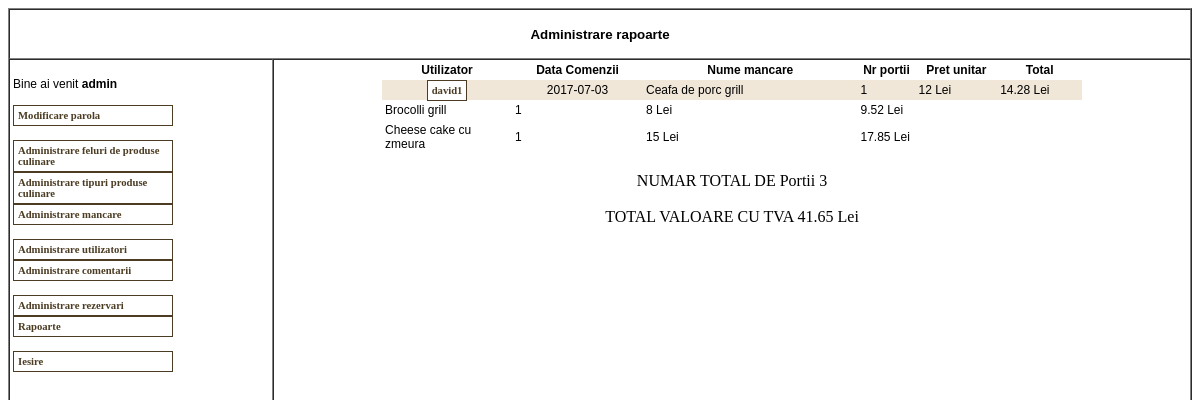
/admin/rapoarte.php (signed in), run on the app's committed database.
### tables this page shows
CREATE TABLE `tcomenzi` (
  `fIdComanda` int(11) UNSIGNED NOT NULL,
  `fIdUtilizator` int(11) UNSIGNED NOT NULL DEFAULT '0',
  `fIdCupon` int(11) DEFAULT NULL,
  `fNumeCumparator` varchar(100) DEFAULT NULL,
  `fEmailCumparator` varchar(100) DEFAULT NULL,
  `fAdresaCumparator` text,
  `fDataComanda` date DEFAULT NULL
);

CREATE TABLE `tutilizatori` (
  `fIdUtilizator` int(11) UNSIGNED NOT NULL,
  `fNumeUtilizator` varchar(32) NOT NULL DEFAULT '',
  `fParola` varchar(32) NOT NULL DEFAULT '',
  `fEmail` varchar(150) NOT NULL DEFAULT '',
  `fAdresa` text,
  `fDataInregistrare` date DEFAULT NULL
);

CREATE TABLE `tprodusecomenzi` (
  `fIdArticol` int(11) UNSIGNED NOT NULL,
  `fIdComanda` int(11) DEFAULT NULL,
  `fIdProdus` int(11) DEFAULT NULL,
  `fCantitate` int(11) DEFAULT NULL
);

CREATE TABLE `tproduse` (
  `fIdProdus` int(11) UNSIGNED NOT NULL,
  `fIdSubcategorie` int(11) UNSIGNED NOT NULL DEFAULT '0',
  `fNumeProdus` varchar(255) NOT NULL DEFAULT '',
  `fCodProdus` varchar(50) DEFAULT NULL,
  `fImagine` varchar(100) DEFAULT NULL,
  `fDescriere` varchar(255) DEFAULT NULL,
  `fPret` varchar(50) NOT NULL DEFAULT '0'
);

### admin/rapoarte.php (the view, shortened to what this page needs)
<?php
	include_once("../include/adminfunctions.inc.php");
?>
<html>
	<head>
		<link rel="stylesheet" href="../css/admin.css" type="text/css">
	</head>
	<body>
		<table cellpadding="0" cellspacing="0" border="1" width="100%" height="100%">
			<tr style="height: 50px; width: 100%;">
				<td colspan="2" style="font-weight: bold; text-align: center; height: 50px; width: 100%; font-family: Tahoma, Verdana, Arial; font-size: 10pt;"> Administrare rapoarte</td>
			</tr>
			<tr>
				<td style="width: 200px;" valign="top">
				</td>
				<td style="width: 700px;" valign="top" align="center">
					<?php
						$strSQL = "SELECT tcomenzi.*, tutilizatori.fNumeUtilizator FROM tcomenzi, tutilizatori WHERE tcomenzi.fIdUtilizator=tutilizatori.fIdUtilizator";
						$result = mysql_query($strSQL);
						echo "<table cellpadding=\"3\" cellspacing=\"0\" border=\"0\" width=\"700\" class=\"modelspecs\">\n";
						$intCount = 0;
$intnrbilete = 0;
$inttotal = 0;
						echo "<tr align=\"center\" style=\"font-weight: bold;\">";
						echo "<td width=\"50\">Utilizator</td>";
						echo "<td width=\"50\">Data Comenzii</td>";
						echo "<td width=\"375\">Nume mancare</td>";
						echo "<td width=\"75\">Nr portii</td>";
echo "<td width=\"120\">Pret unitar</td>";
						echo "<td width=\"130\">Total</td>";
						echo "</tr>";
						while ($row = mysql_fetch_array($result)) {
							$intIdComanda = $row['fIdComanda'];
							$intIdUtilizator = $row['fIdUtilizator'];
							$strNumeUtilizator = $row['fNumeUtilizator'];
							$strDataComanda = $row['fDataComanda'];
							if ($intCount % 2 == 0) {
								echo "<tr bgcolor=\"#F0E7D8\">";
							} else {
								echo "<tr bgcolor=\"#E2D2B8\">";
							}
							echo "<td align=\"center\" width=\"200\"><a target=\"_blank\" class=\"genLinkReverse\" href=\"detaliiutilizator.php?intIdUtilizator=$intIdUtilizator\">$strNumeUtilizator</a></td>\n";
							echo "<td align=\"center\" width=\"200\">$strDataComanda</td>\n";
							$strSQL1 = "SELECT tprodusecomenzi.*, tproduse.fNumeProdus, tproduse.fPret FROM tprodusecomenzi, tproduse WHERE tprodusecomenzi.fIdProdus=tproduse.fIdProdus AND tprodusecomenzi.fIdComanda=$intIdComanda";
							$result1 = mysql_query($strSQL1);
							$itemsno = mysql_num_rows($result1);
							if ($itemsno > 0) {
								$intTotalCos = 0;
								while ($row = mysql_fetch_array($result1)) {
									$strNumeProdus = $row['fNumeProdus'];
									$intCantitate = $row['fCantitate'];
										$intPret = $row['fPret'];
									$intTotalProdus = ($intPret * 1.19) * $intCantitate;
								$intnrbilete=$intnrbilete+$intCantitate;
									echo "<td style=\"text-align: left;\">$strNumeProdus</td>\n";
									echo "<td>$intCantitate</td>\n";
									echo "<td>$intPret Lei</td>\n";
									echo "<td>$intTotalProdus Lei</td>\n";
									echo "</tr>\n";
									$intTotalCos = $intTotalCos + $intTotalProdus;	$inttotal = $inttotal+$intTotalProdus;
								}
							}
							$intCount++;
						}
echo "</table>\n";
echo "<br>";
echo "NUMAR TOTAL DE Portii   ";
echo  $intnrbilete;
echo "<br>";echo "<br>";
echo "TOTAL VALOARE CU TVA $inttotal  Lei   ";
					?>
	</body>
</html>

### css/admin.css (style rules this page uses)
.modelspecs { font-family: Tahoma, Verdana, Arial; font-size: 9pt; color: #000000; }
a.genLinkReverse { text-decoration: none; font-family: Tahoma, Verdana; font-size: 8pt; color: #4B3C23; background-color: #FFFFFF; font-weight: bold; padding: 4px; border: 1px solid #4B3C23; }

### data on the page
tcomenzi: tutilizatori.fNumeUtilizator "david1", fDataComanda "2017-07-03"
tprodusecomenzi: tproduse.fNumeProdus "Ceafa de porc grill", fCantitate "1", tproduse.fPret "12", fCantitate.fPret "14.28"
tprodusecomenzi: tproduse.fNumeProdus "Brocolli grill", fCantitate "1", tproduse.fPret "8", fCantitate.fPret "9.52"
tprodusecomenzi: tproduse.fNumeProdus "Cheese cake cu zmeura", fCantitate "1", tproduse.fPret "15", fCantitate.fPret "17.85"

### other printed values
$strUsername "admin"
$intnrbilete "3"
$inttotal "41.65"
